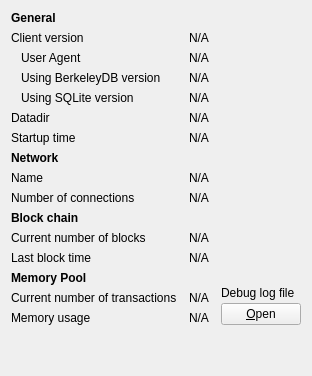
     <widget class="QWidget" name="tab_info">
      <attribute name="title">
       <string>&amp;Information</string>
      </attribute>
      <layout class="QGridLayout" name="gridLayout" columnstretch="0,1,0">
       <property name="horizontalSpacing">
        <number>12</number>
       </property>
       <item row="0" column="0">
        <widget class="QLabel" name="label_9">
         <property name="font">
          <font>
           <weight>75</weight>
           <bold>true</bold>
          </font>
         </property>
         <property name="text">
          <string>General</string>
         </property>
        </widget>
       </item>
       <item row="1" column="0">
        <widget class="QLabel" name="label_6">
         <property name="text">
          <string>Client version</string>
         </property>
        </widget>
       </item>
       <item row="1" column="1" colspan="2">
        <widget class="QLabel" name="clientVersion">
         <property name="cursor">
          <cursorShape>IBeamCursor</cursorShape>
         </property>
         <property name="text">
          <string>N/A</string>
         </property>
         <property name="textFormat">
          <enum>Qt::PlainText</enum>
         </property>
         <property name="textInteractionFlags">
          <set>Qt::LinksAccessibleByMouse|Qt::TextSelectableByKeyboard|Qt::TextSelectableByMouse</set>
         </property>
        </widget>
       </item>
       <item row="2" column="0">
        <widget class="QLabel" name="labelClientUserAgent">
         <property name="text">
          <string>User Agent</string>
         </property>
         <property name="indent">
          <number>10</number>
         </property>
        </widget>
       </item>
       <item row="2" column="1" colspan="2">
        <widget class="QLabel" name="clientUserAgent">
         <property name="cursor">
          <cursorShape>IBeamCursor</cursorShape>
         </property>
         <property name="text">
          <string>N/A</string>
         </property>
         <property name="textFormat">
          <enum>Qt::PlainText</enum>
         </property>
         <property name="textInteractionFlags">
          <set>Qt::LinksAccessibleByMouse|Qt::TextSelectableByKeyboard|Qt::TextSelectableByMouse</set>
         </property>
        </widget>
       </item>
       <item row="3" column="0">
        <widget class="QLabel" name="label_berkeleyDBVersion">
         <property name="text">
          <string>Using BerkeleyDB version</string>
         </property>
         <property name="indent">
          <number>10</number>
         </property>
        </widget>
       </item>
       <item row="3" column="1" colspan="2">
        <widget class="QLabel" name="berkeleyDBVersion">
         <property name="cursor">
          <cursorShape>IBeamCursor</cursorShape>
         </property>
         <property name="text">
          <string>N/A</string>
         </property>
         <property name="textFormat">
          <enum>Qt::PlainText</enum>
         </property>
         <property name="textInteractionFlags">
          <set>Qt::LinksAccessibleByMouse|Qt::TextSelectableByKeyboard|Qt::TextSelectableByMouse</set>
         </property>
        </widget>
       </item>
       <item row="4" column="0">
        <widget class="QLabel" name="label_sqliteDBVersion">
         <property name="text">
          <string>Using SQLite version</string>
         </property>
         <property name="indent">
          <number>10</number>
         </property>
        </widget>
       </item>
       <item row="4" column="1" colspan="2">
        <widget class="QLabel" name="sqliteDBVersion">
         <property name="cursor">
          <cursorShape>IBeamCursor</cursorShape>
         </property>
         <property name="text">
          <string>N/A</string>
         </property>
         <property name="textFormat">
          <enum>Qt::PlainText</enum>
         </property>
         <property name="textInteractionFlags">
          <set>Qt::LinksAccessibleByMouse|Qt::TextSelectableByKeyboard|Qt::TextSelectableByMouse</set>
         </property>
        </widget>
       </item>
       <item row="5" column="0">
        <widget class="QLabel" name="label_12">
         <property name="text">
          <string>Datadir</string>
         </property>
        </widget>
       </item>
       <item row="5" column="1" colspan="2">
        <widget class="QLabel" name="dataDir">
         <property name="cursor">
          <cursorShape>IBeamCursor</cursorShape>
         </property>
         <property name="text">
          <string>N/A</string>
         </property>
         <property name="textFormat">
          <enum>Qt::PlainText</enum>
         </property>
         <property name="wordWrap">
          <bool>true</bool>
         </property>
         <property name="textInteractionFlags">
          <set>Qt::LinksAccessibleByMouse|Qt::TextSelectableByKeyboard|Qt::TextSelectableByMouse</set>
         </property>
        </widget>
       </item>
       <item row="6" column="0">
        <widget class="QLabel" name="label_13">
         <property name="text">
          <string>Startup time</string>
         </property>
        </widget>
       </item>
       <item row="6" column="1" colspan="2">
        <widget class="QLabel" name="startupTime">
         <property name="cursor">
          <cursorShape>IBeamCursor</cursorShape>
         </property>
         <property name="text">
          <string>N/A</string>
         </property>
         <property name="textFormat">
          <enum>Qt::PlainText</enum>
         </property>
         <property name="textInteractionFlags">
          <set>Qt::LinksAccessibleByMouse|Qt::TextSelectableByKeyboard|Qt::TextSelectableByMouse</set>
         </property>
        </widget>
       </item>
       <item row="7" column="0">
           <widget class="QLabel" name="labelNetwork">
               <property name="font">
                   <font>
                       <weight>75</weight>
                       <bold>true</bold>
                   </font>
               </property>
               <property name="text">
                   <string>Network</string>
               </property>
           </widget>
       </item>
       <item row="8" column="0">
        <widget class="QLabel" name="label_8">
         <property name="text">
          <string>Name</string>
         </property>
        </widget>
       </item>
       <item row="8" column="1" colspan="2">
        <widget class="QLabel" name="networkName">
         <property name="cursor">
          <cursorShape>IBeamCursor</cursorShape>
         </property>
         <property name="text">
          <string>N/A</string>
         </property>
         <property name="textFormat">
          <enum>Qt::PlainText</enum>
         </property>
         <property name="textInteractionFlags">
          <set>Qt::LinksAccessibleByMouse|Qt::TextSelectableByKeyboard|Qt::TextSelectableByMouse</set>
         </property>
        </widget>
       </item>
       <item row="9" column="0">
        <widget class="QLabel" name="label_7">
         <property name="text">
          <string>Number of connections</string>
         </property>
        </widget>
       </item>
       <item row="9" column="1" colspan="2">
        <widget class="QLabel" name="numberOfConnections">
         <property name="cursor">
          <cursorShape>IBeamCursor</cursorShape>
         </property>
         <property name="text">
          <string>N/A</string>
         </property>
         <property name="textFormat">
          <enum>Qt::PlainText</enum>
         </property>
         <property name="textInteractionFlags">
          <set>Qt::LinksAccessibleByMouse|Qt::TextSelectableByKeyboard|Qt::TextSelectableByMouse</set>
         </property>
        </widget>
       </item>
       <item row="10" column="0">
        <widget class="QLabel" name="label_10">
         <property name="font">
          <font>
           <weight>75</weight>
           <bold>true</bold>
          </font>
         </property>
         <property name="text">
          <string>Block chain</string>
         </property>
        </widget>
       </item>
       <item row="11" column="0">
        <widget class="QLabel" name="label_3">
         <property name="text">
          <string>Current number of blocks</string>
         </property>
        </widget>
       </item>
       <item row="11" column="1" colspan="2">
        <widget class="QLabel" name="numberOfBlocks">
         <property name="cursor">
          <cursorShape>IBeamCursor</cursorShape>
         </property>
         <property name="text">
          <string>N/A</string>
         </property>
         <property name="textFormat">
          <enum>Qt::PlainText</enum>
         </property>
         <property name="textInteractionFlags">
          <set>Qt::LinksAccessibleByMouse|Qt::TextSelectableByKeyboard|Qt::TextSelectableByMouse</set>
         </property>
        </widget>
       </item>
       <item row="12" column="0">
        <widget class="QLabel" name="labelLastBlockTime">
         <property name="text">
          <string>Last block time</string>
         </property>
        </widget>
       </item>
       <item row="12" column="1" colspan="2">
        <widget class="QLabel" name="lastBlockTime">
         <property name="cursor">
          <cursorShape>IBeamCursor</cursorShape>
         </property>
         <property name="text">
          <string>N/A</string>
         </property>
         <property name="textFormat">
          <enum>Qt::PlainText</enum>
         </property>
         <property name="textInteractionFlags">
          <set>Qt::LinksAccessibleByMouse|Qt::TextSelectableByKeyboard|Qt::TextSelectableByMouse</set>
         </property>
        </widget>
       </item>
       <item row="13" column="0">
        <widget class="QLabel" name="labelMempoolTitle">
         <property name="font">
          <font>
           <weight>75</weight>
           <bold>true</bold>
          </font>
         </property>
         <property name="text">
          <string>Memory Pool</string>
         </property>
        </widget>
       </item>
       <item row="14" column="0">
        <widget class="QLabel" name="labelNumberOfTransactions">
         <property name="text">
          <string>Current number of transactions</string>
         </property>
        </widget>
       </item>
       <item row="14" column="1">
        <widget class="QLabel" name="mempoolNumberTxs">
         <property name="cursor">
          <cursorShape>IBeamCursor</cursorShape>
         </property>
         <property name="text">
          <string>N/A</string>
         </property>
         <property name="textFormat">
          <enum>Qt::PlainText</enum>
         </property>
         <property name="textInteractionFlags">
          <set>Qt::LinksAccessibleByMouse|Qt::TextSelectableByKeyboard|Qt::TextSelectableByMouse</set>
         </property>
        </widget>
       </item>
       <item row="15" column="0">
        <widget class="QLabel" name="labelMemoryUsage">
         <property name="text">
          <string>Memory usage</string>
         </property>
        </widget>
       </item>
       <item row="15" column="1">
        <widget class="QLabel" name="mempoolSize">
         <property name="cursor">
          <cursorShape>IBeamCursor</cursorShape>
         </property>
         <property name="text">
          <string>N/A</string>
         </property>
         <property name="textFormat">
          <enum>Qt::PlainText</enum>
         </property>
         <property name="textInteractionFlags">
          <set>Qt::LinksAccessibleByMouse|Qt::TextSelectableByKeyboard|Qt::TextSelectableByMouse</set>
         </property>
        </widget>
       </item>
       <item row="13" column="2" rowspan="3">
        <layout class="QVBoxLayout" name="verticalLayoutDebugButton">
         <property name="spacing">
          <number>3</number>
         </property>
         <item>
          <spacer name="verticalSpacer_2">
           <property name="orientation">
            <enum>Qt::Vertical</enum>
           </property>
           <property name="sizeHint" stdset="0">
            <size>
             <width>10</width>
             <height>5</height>
            </size>
           </property>
          </spacer>
         </item>
         <item>
          <widget class="QLabel" name="labelDebugLogfile">
           <property name="text">
            <string>Debug log file</string>
           </property>
          </widget>
         </item>
         <item>
          <widget class="QPushButton" name="openDebugLogfileButton">
           <property name="toolTip">
            <string>Open the %1 debug log file from the current data directory. This can take a few seconds for large log files.</string>
           </property>
           <property name="text">
            <string>&amp;Open</string>
           </property>
           <property name="autoDefault">
            <bool>false</bool>
           </property>
          </widget>
         </item>
        </layout>
       </item>
       <item row="16" column="0">
        <spacer name="verticalSpacer">
         <property name="orientation">
          <enum>Qt::Vertical</enum>
         </property>
         <property name="sizeHint" stdset="0">
          <size>
           <width>20</width>
           <height>40</height>
          </size>
         </property>
        </spacer>
       </item>
      </layout>
     </widget>
